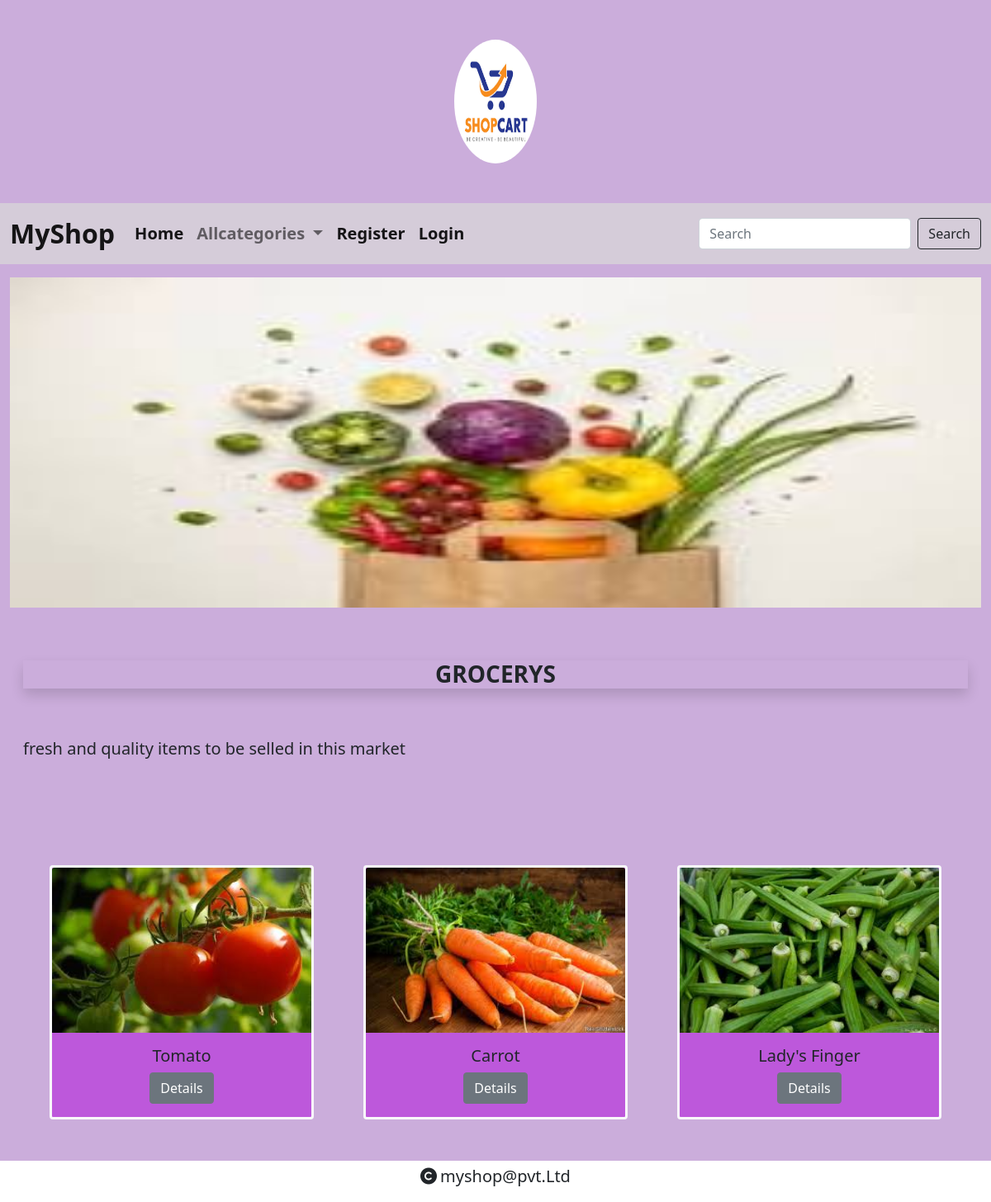
/products/1, run on the app's committed database.
### shop/models.py (models this page shows, shortened)
class Category(models.Model):
    name=models.CharField(max_length=20)
    desc=models.TextField()
    image=models.ImageField(upload_to="category")

class Product(models.Model):
    name=models.CharField(max_length=20)
    desc=models.TextField()
    image=models.ImageField(upload_to="products")
    price=models.DecimalField(max_digits=10,decimal_places=2)
    stock=models.IntegerField()
    available=models.BooleanField(default=True)
    created=models.DateTimeField(auto_now_add=True)
    updated=models.DateTimeField(auto_now=True)
    category=models.ForeignKey(Category,on_delete=models.CASCADE)

### shop/views.py (the view)
# urls.py: path('products/<int:p>',views.allproducts,name="products"),
def allproducts(request,p):    # There p receives the category object using id
    c=Category.objects.get(id=p)   # Reads get a particular category
    p=Product.objects.filter(category=c)  # Reads all product under a particular category object
    context={'cat':c,'product':p}
    return render(request,"product.html",context)

### cart/context_processors.py (called while the page is built, shortened)
def count_items(request):
    u=request.user
    count=0
    return {'c':count}

### shop/context_processors.py (called while the page is built)
def menu_links(request):
    c=Category.objects.all()
    return {'links':c}    # We can use this data globally across all webpages inside our app

### templates/product.html
{% extends 'base.html' %}
{% load static %}
{% block content %}
<div class="row mt-3">
    <div class="col-12">
    <img src="{{cat.image.url}}" height="400px" width="100%"></div>
</div>
    <div class="row mt-3 px-3" style="margin-bottom:100px">
        <div class="col-12">
            <h3 class="text-center fw-bold text=light mt-5 mb-5 shadow">{{cat.name}}</h3>
            <p style="text-align:justify;line-height:2.5" class="fs-5">{{cat.desc}}</p></div>
    </div>
<div class="container mt-5" style="margin-bottom:100px">
    <div class="row">
{% for i in product %}
        <div class="col-sm-4" >
      <div class="card mx-auto border border-3 border-light" style="width:20rem; background-color:#bd58db">
  <img src="{{i.image.url}}"  height="200px" width="100%" class="card-img-top" alt="...">
  <div class="card-body text-center">
    <h5 class="card-title">{{i.name}}</h5>
    <a href="{% url 'shop:details' i.id %}" class="btn btn-secondary">Details</a>
  </div>
</div>
        </div>
        {% endfor %}
    </div>
</div>
{% endblock %}

### static/css/style.css (style rules this page uses)
body { background-color:#42a7f5; }

### data on the page
Category: image (picture), name "GROCERYS", desc "fresh and quality items to be selled in this market"
Product: image (picture), name "Tomato"
Product: image (picture), name "Carrot"
Product: image (picture), name "Lady's Finger"
